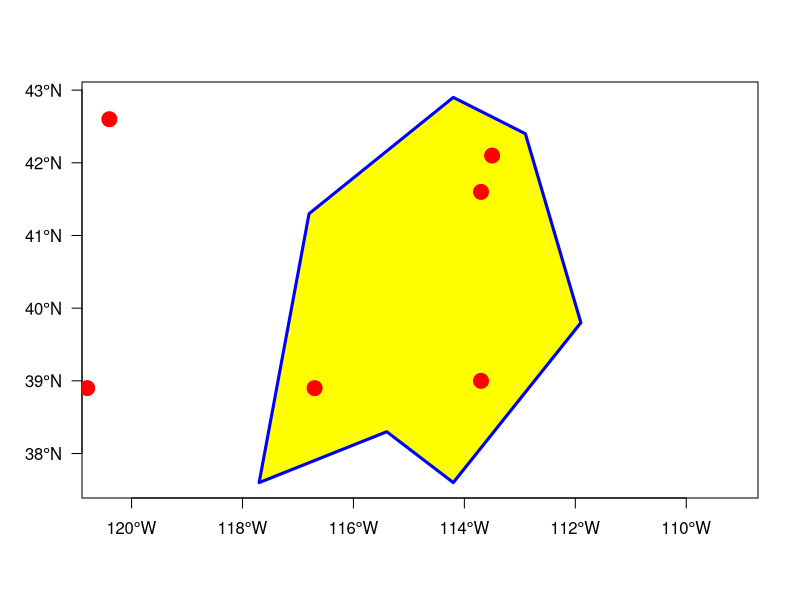

Reproduce this figure in R.
## ---- chunk 1
library(knitr)
opts_chunk$set(fig.width = 5, fig.height = 5, fig.cap = '', collapse = TRUE)
## ---- chunk 2
longitude <- c(-116.7, -120.4, -116.7, -113.5, -115.5, -120.8, -119.5, -113.7, -113.7, -110.7)
latitude <- c(45.3, 42.6, 38.9, 42.1, 35.7, 38.9, 36.2, 39, 41.6, 36.9)
lonlat <- cbind(longitude, latitude)
## ---- chunk 3
library(sp)
pts <- SpatialPoints(lonlat)
## ---- chunk 4
class (pts)
## ---- chunk 5
showDefault(pts)
## ---- chunk 6
crdref <- CRS('+proj=longlat +datum=WGS84')
pts <- SpatialPoints(lonlat, proj4string=crdref)
## ---- chunk 7
library(raster)
pts
## ---- chunk 8
# Generate random precipitation values, same quantity as points
precipvalue <- runif(nrow(lonlat), min=0, max=100)
df <- data.frame(ID=1:nrow(lonlat), precip=precipvalue)
## ---- chunk 9
ptsdf <- SpatialPointsDataFrame(pts, data=df)
ptsdf
## ---- chunk 10
str(ptsdf)
## ---- chunk 11
showDefault(ptsdf)
## ---- chunk 12
lon <- c(-116.8, -114.2, -112.9, -111.9, -114.2, -115.4, -117.7)
lat <- c(41.3, 42.9, 42.4, 39.8, 37.6, 38.3, 37.6) 
lonlat <- cbind(lon, lat)
lns <- spLines(lonlat, crs=crdref)
lns
## ---- chunk 13
pols <- spPolygons(lonlat, crs=crdref)
pols
## ---- chunk 14
str(pols)
## ---- chunk 15
plot(pols, axes=TRUE, las=1)
plot(pols, border='blue', col='yellow', lwd=3, add=TRUE)
points(pts, col='red', pch=20, cex=3)
